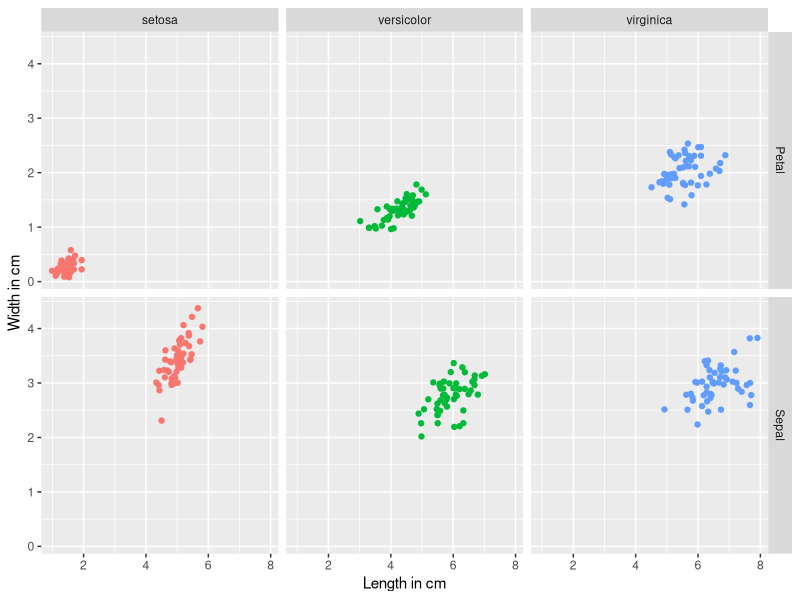
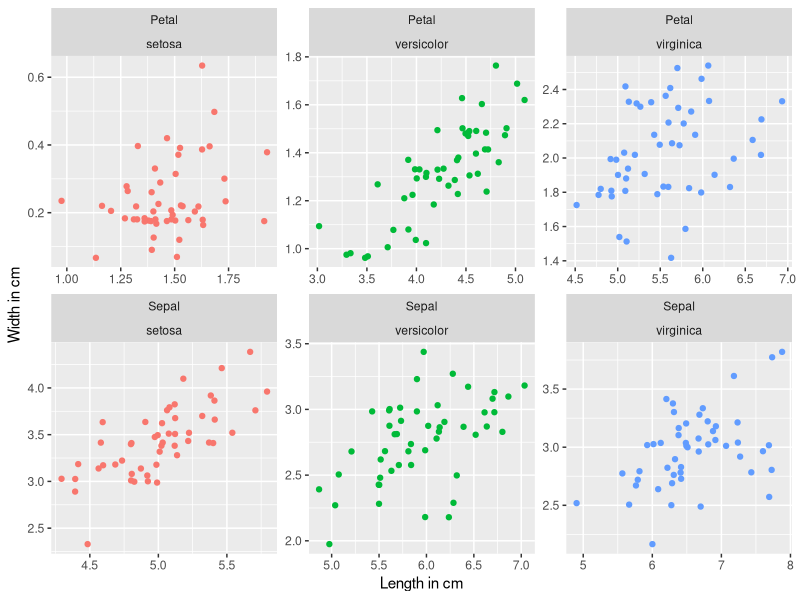

Source code (R) for these figures, in order:
#Load in Libraries
library(ggplot2)
library(tidyr)
library(dplyr)

my_iris <- iris

#Width by Length for Petal and Sepal, Seperated by Species
#Mutate data set for 4 columns, Length, Width, Species, Petal or Sepal
new_iris <- pivot_longer(my_iris, c(Sepal.Length, Petal.Length, Sepal.Width, Petal.Width),
                         names_to = c("Type", ".value", ".value"), 
                         names_pattern = "(.....)(.*)(.*)")

#Make the plot
ggplot(new_iris, aes(.Length, .Width, color = Species)) +
  geom_point(position = "jitter") +
  facet_grid(Type ~ Species) + 
  theme(legend.position = "none") + 
  xlab("Length in cm") + 
  ylab("Width in cm")

#Same plots, except all have different scales
ggplot(new_iris, aes(.Length, .Width, color = Species)) +
  geom_point(position = "jitter") +
  facet_wrap(Type ~ Species, scales = "free") + 
  theme(legend.position = "none") + 
  xlab("Length in cm") + 
  ylab("Width in cm")
